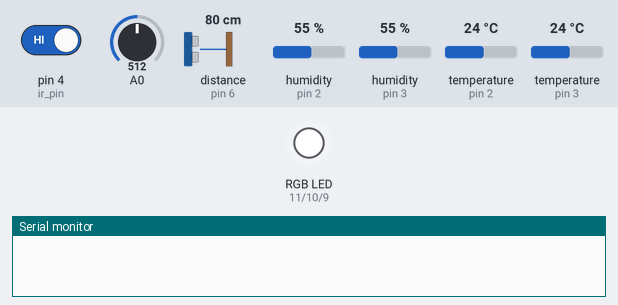
This sketch was run on a simulated Arduino Uno, built with avr-gcc and run on an emulated ATmega328P. Parts: an RGB LED mixed from three pins (HIGH = lit), the last lines printed to the serial monitor. Wiring (inferred from the names in the program): ultrasonic range finder: trigger pin 5; echo pin 6. Dashed ring = blinking. The inputs (shaded band) are chosen by the test bench; at power-on: distance to the obstacle (sensor on pin 6) 80 cm, temperature (sensors on pin 2, pin 3) 24 °C, pin 4 (ir_pin) HIGH, A0 = 512, humidity (sensors on pin 2, pin 3) 55 %. The echo pulse lasts 58.3 µs per cm; dim RGB values are drawn brighter than linear; pins used as bus, display or sensor lines are not drawn.

Above: at 1.2 s.
1.3 s: distance to the obstacle (sensor on pin 6) set to 66 cm
3.6 s: distance to the obstacle (sensor on pin 6) set to 57 cm
At 4.1 s:
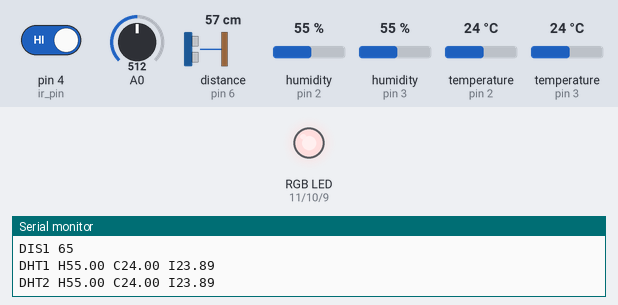
5.1 s: distance to the obstacle (sensor on pin 6) set to 9 cm
At 5.4 s:
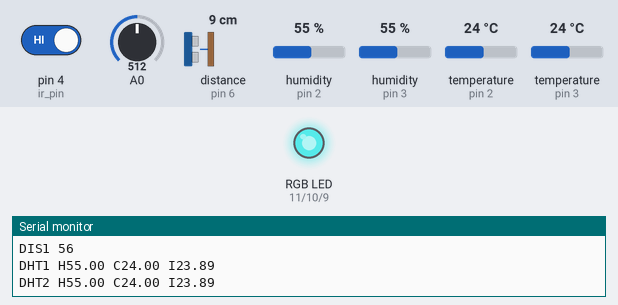
6.6 s: distance to the obstacle (sensor on pin 6) set to 18 cm
At 7.8 s:
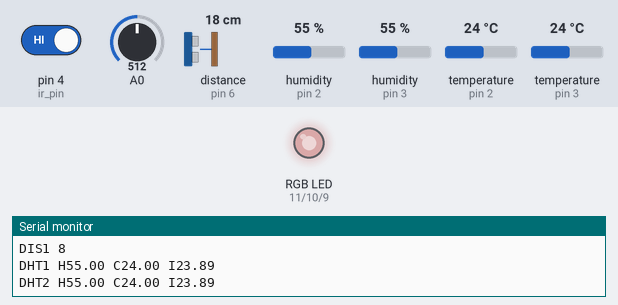
8.1 s: temperature (sensor on pin 2) set to 28 °C
At 10.0 s:
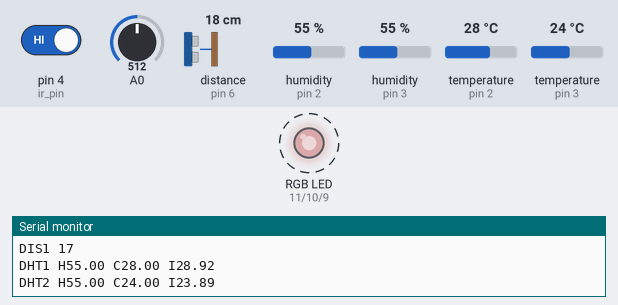
14.8 s: distance to the obstacle (sensor on pin 6) set to 35 cm
Timing chart, 0 to 17.4 s (numbered marks = the images above; inputs shaded):
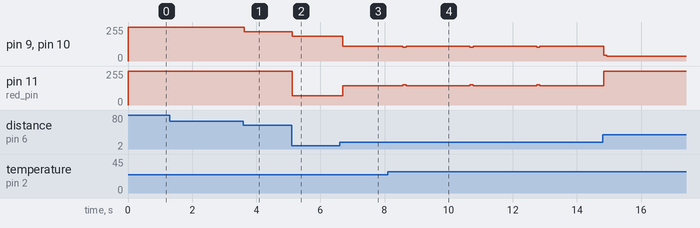

Measured:
- after the input at 3.6 s, pin 9 (blue_pin), pin 10 (green_pin): 255/255 → 221/255 at once
- after the input at 5.1 s, pin 9 (blue_pin), pin 10 (green_pin): 221/255 → 187/255 at once; pin 11 (red_pin): 255/255 → 68/255 at once
- after the input at 6.6 s, pin 9 (blue_pin), pin 10 (green_pin): 187/255 → 111/255 after 0.09 s; pin 11 (red_pin): 68/255 → 144/255 after 0.09 s
- after the input at 8.1 s, pin 9 (blue_pin), pin 10 (green_pin): alternates 111/255 for 2.0 s and 102/255 for 0.10 s, starting after 0.47 s; pin 11 (red_pin): alternates 153/255 for 0.10 s and 144/255 for 2.0 s, starting after 0.47 s

The sketch:

logger.ino
```cpp
// Ultrasonic
int pinTrigger = 5;
int pinEcho = 6;
int rtime = 0;
int distance = 0;

// DHT11
#include "DHT.h"
DHT dht1(2, DHT11); // dht(pin, dht_type)
DHT dht2(3, DHT11); // dht(pin, dht_type)

float h, t, hic;

// RGB led
int red_pin = 11;
int green_pin = 10;
int blue_pin = 9;

int redV = 0;
int greenV = 0;
int blueV = 0;

void RGB_color(int red, int green, int blue) {
  analogWrite(red_pin, 255 - red);
  analogWrite(green_pin, 255 - green);
  analogWrite(blue_pin, 255 - blue);
}

// Light sensor
int light = 0;

// IR sensor
int ir_pin = 4;
int ir_status = 0;

// Timer
int timer = 0;

// Main functions
void setup() {
  // Serial
  Serial.begin(9600);

  // Ultrasonic
  pinMode(pinTrigger, OUTPUT);
  pinMode(pinEcho, INPUT);

  // DHT11
  dht1.begin();
  dht2.begin();

  // RGB led
  pinMode(red_pin, OUTPUT);
  pinMode(green_pin, OUTPUT);
  pinMode(blue_pin, OUTPUT);

  // IR sensor
  pinMode(ir_pin, INPUT);
}

void loop() {
  // Light sensor
  light = analogRead(A0);

  // Ultrasonic
  digitalWrite(pinTrigger, LOW);
  delayMicroseconds(2);
  digitalWrite(pinTrigger, HIGH);
  delayMicroseconds(2);
  digitalWrite(pinTrigger, LOW);
  rtime = pulseIn(pinEcho, HIGH);
  distance = (0.0344 * rtime) / 2;

  // IR sensor
  ir_status = digitalRead(ir_pin);

  // RGB led
  if (distance <= 30) {
    redV = map(distance, 0, 30, 255, 0);
    greenV = map(distance, 0, 30, 0, 255);
    blueV = greenV;
  } else if (distance <= 60) {
    redV = 0;
    greenV = map(distance, 30, 60, 255, 0);
    blueV = greenV;
  } else {
    redV = 0;
    greenV = 0;
    blueV = 0;
  }

  RGB_color(redV, greenV, blueV);

  if(timer >= 20) {
    timer = 0;

    // Light sensor
    Serial.print("LIG1 ");
    Serial.println(light);

    // Ultrasonic
    Serial.print("DIS1 ");
    Serial.println(distance);

    // IR sensor
    /*
    Serial.print("IRS1 ");
    Serial.println(ir_status);
    */

    // DHT11 - SENSOR 1
    // Reading temperature or humidity takes about 250 milliseconds!
    h = dht1.readHumidity(); // Sensor readings may also be up to 2 seconds 'old' (its a very slow sensor)
    t = dht1.readTemperature(); // Read temperature as Celsius (the default)

    // Check if any reads failed and exit early (to try again).
    if (isnan(h) || isnan(t)) {
      Serial.println(F("DHT1 FAIL"));
      return;
    }

    // Compute heat index in Celsius (isFahreheit = false)
    hic = dht1.computeHeatIndex(t, h, false);

    Serial.print(F("DHT1 H"));
    Serial.print(h);
    Serial.print(F(" C"));
    Serial.print(t);
    Serial.print(F(" I"));
    Serial.println(hic);

    // DHT11 - SENSOR 2
    // Reading temperature or humidity takes about 250 milliseconds!
    h = dht2.readHumidity(); // Sensor readings may also be up to 2 seconds 'old' (its a very slow sensor)
    t = dht2.readTemperature(); // Read temperature as Celsius (the default)

    // Check if any reads failed and exit early (to try again).
    if (isnan(h) || isnan(t)) {
      Serial.println(F("DHT2 FAIL"));
      return;
    }

    // Compute heat index in Celsius (isFahreheit = false)
    float hic = dht2.computeHeatIndex(t, h, false);

    Serial.print(F("DHT2 H"));
    Serial.print(h);
    Serial.print(F(" C"));
    Serial.print(t);
    Serial.print(F(" I"));
    Serial.println(hic);
  }

  // Timer
  delay(100);
  timer++;
}
```
